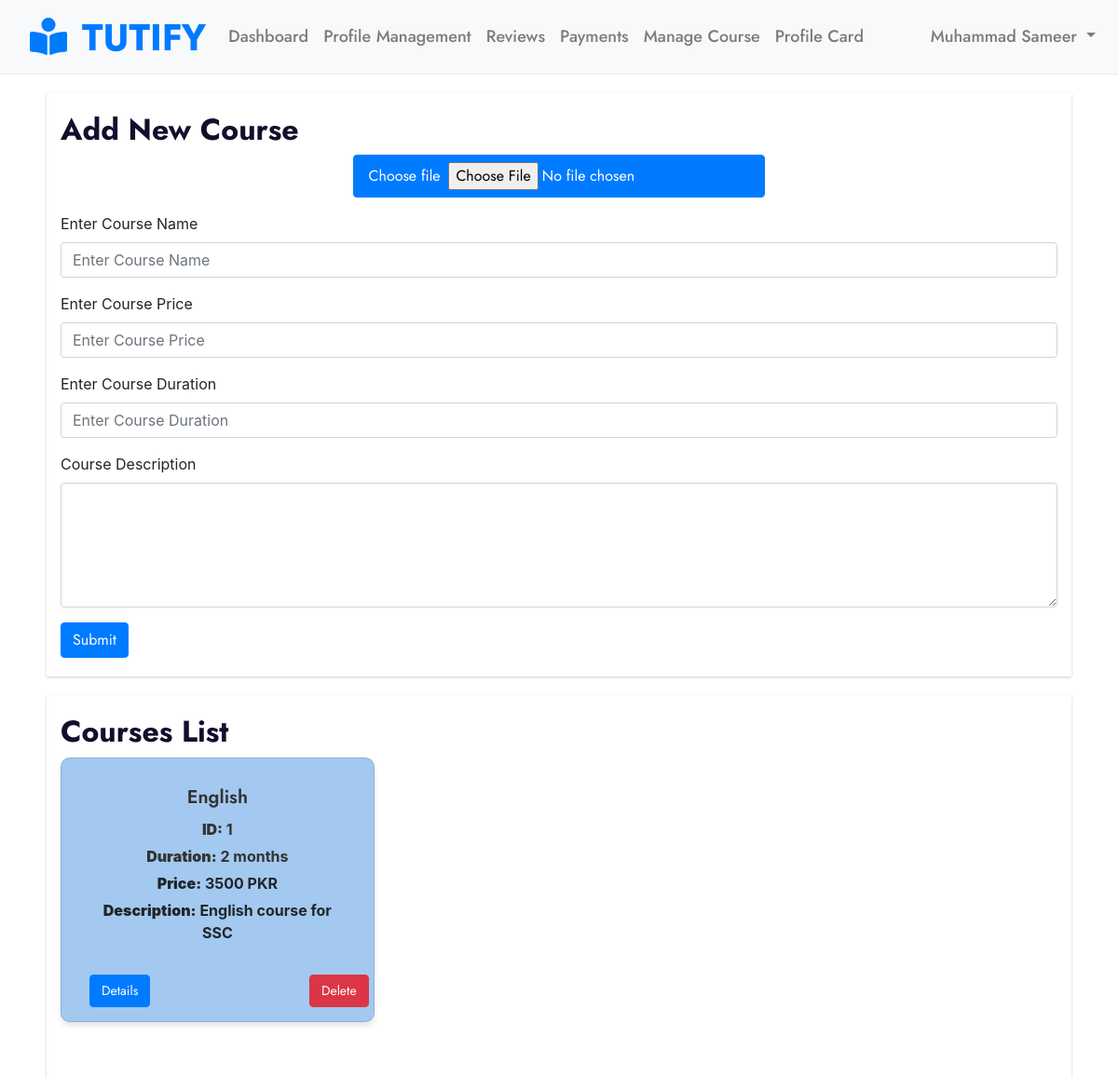
Before: /tutor/addcourse.php (signed in) with the older database file.
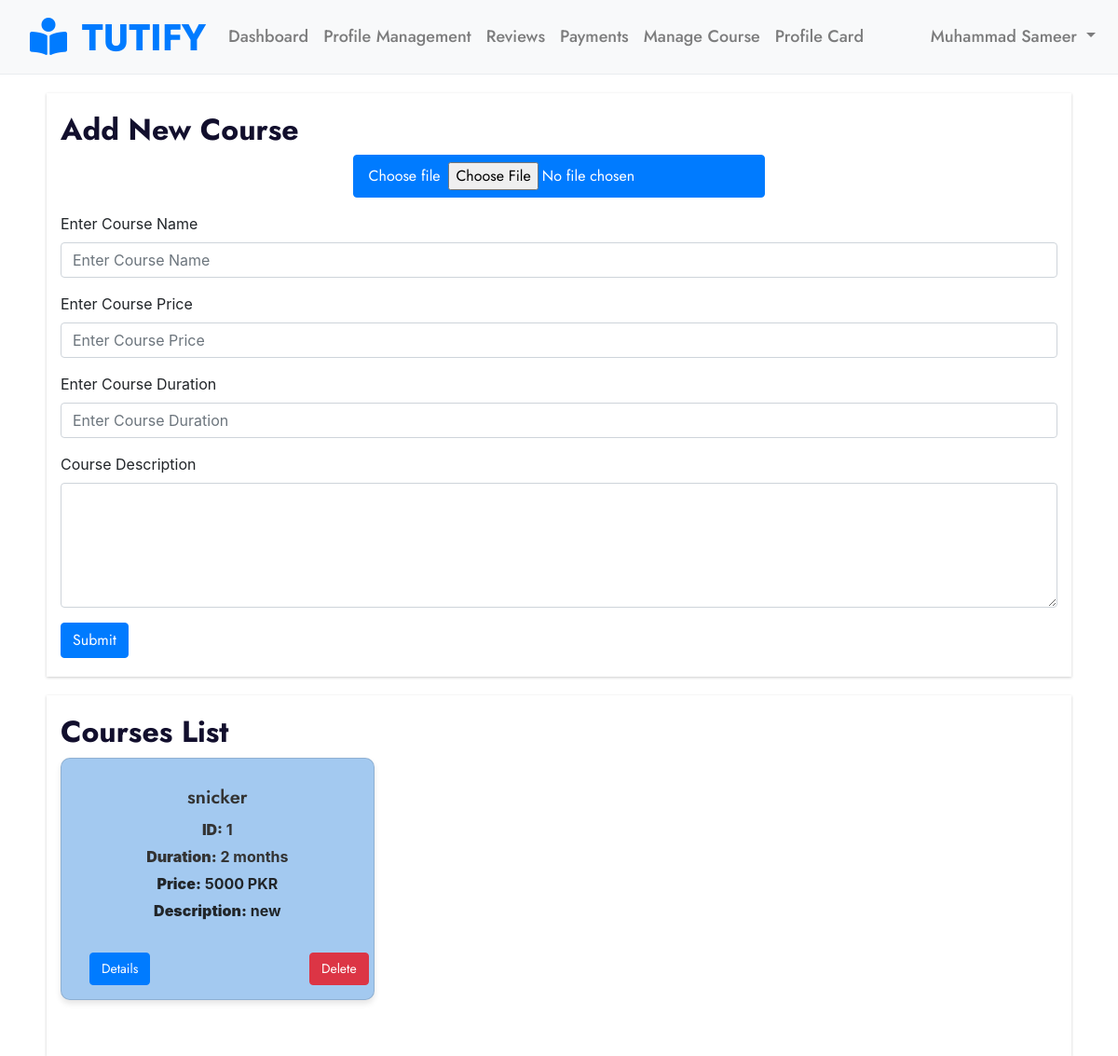
After: the same page with the newer database file.
### tables this page shows
CREATE TABLE `course` (
  `course_name` varchar(255) NOT NULL,
  `course_id` int(255) NOT NULL,
  `course_intsructor` varchar(255) NOT NULL,
  `course_duration` varchar(255) NOT NULL,
  `course_price` int(255) NOT NULL,
  `course_description` varchar(255) NOT NULL,
  `instructor_id` int(255) NOT NULL,
  `course_image` varchar(255) NOT NULL
);

### tutor/addcourse.php (the view, shortened to what this page needs)
<!DOCTYPE html>
<html lang="en">
<head>
  <link rel="stylesheet" href="../css/addcourse.css">
</head>
<?php
 $user=$_SESSION['user_name'];
?>
<body>
  <?php include('./t_head.php'); ?>
  <?php include('./t_header.php'); ?>
  <div class="container col-md-11">
    <h2 >Add New Course</h2>
    <form action="addcourse.php" method="POST" enctype="multipart/form-data">
      <div class="form-group">
        <div class="d-flex justify-content-center">
          <div class="btn btn-primary btn-rounded">
            <label class="form-label text-white m-1" for="customFile1">Choose file</label>
            <input type="file" name="file" />
          </div>
        </div>
      </div>
      <div class="form-group">
        <label for="coursename">Enter Course Name</label>
        <input type="text" class="form-control" id="coursename" placeholder="Enter Course Name" name="coursename">
      </div>
      <div class="form-group">
        <label for="courseprice">Enter Course Price</label>
        <input type="text" class="form-control" id="courseprice" placeholder="Enter Course Price" name="courseprice" required>
      </div>
      <div class="form-group">
        <label for="courseduration">Enter Course Duration</label>
        <input type="text" class="form-control" id="courseduration" placeholder="Enter Course Duration" name="courseduration" required>
      </div>
      <div class="form-group">
        <label for="coursedescription">Course Description</label>
        <textarea class="form-control" id="coursedescription" rows="5" name="coursedescription" required ></textarea>
      </div>
      <button class="btn btn-primary" type="submit" name="submit" value="submit">Submit</button>
    </form>
  </div>
  <div class="container col-md-11">
  <h2>Courses List</h2>
  <div class="row">
    <?php
    include('../dbcon.php');
    $query = "SELECT * FROM course WHERE course_intsructor='$user'";
    $query_run = mysqli_query($con, $query);
    $course = mysqli_num_rows($query_run);
    if ($course > 0) {
      while ($row = mysqli_fetch_array($query_run)) {
    ?>
        <div class="col-md-4">
          <div class="card" style="background-color: #a3c9f0; border-radius: 10px; box-shadow: 0 4px 6px rgba(0, 0, 0, 0.1); margin-bottom: 40px; position: relative;">
            <div class="card-body">
              <h4 class="card-title" style="color: #333; font-size: 20px; font-weight: bold; margin-bottom: 10px;"><?php echo $row['course_name']; ?></h4>
              <p class="card-title" style="font-size: 16px; margin-bottom: 5px;"><b>ID:</b> <?php echo $row['course_id']; ?></p>
              <p class="card-title" style="font-size: 16px; margin-bottom: 5px;"><b>Duration:</b> <?php echo $row['course_duration']; ?></p>
              <p class="card-text" style="font-size: 16px; margin-bottom: 5px;"><b>Price:</b> <?php echo $row['course_price']; ?> PKR</p>
              <p class="card-text" style="font-size: 16px;"><b>Description:</b> <?php echo $row['course_description']; ?></p>
              <div class="btn-group" role="group" aria-label="Actions" style="position: absolute; bottom: 0; left: 3; margin-bottom: 15px;">
                <a href="course_content.php?course_id=<?php echo $row['course_id']; ?>" class="btn btn-primary" style="font-size: 14px;">Details</a>
              </div>
              <br><br>
              <div class="btn-group" role="group" aria-label="Actions" style="position: absolute; bottom: 0; right: 5px; margin-bottom: 15px;">
                <form action="delete_course.php" method="post">
                  <button type="submit" class="btn btn-danger" style="font-size: 14px;">Delete</button>
                </form>
              </div>
            </div>
          </div>
        </div>
    <?php
      }
    }
    ?>
  </div>
</div>
</body>
</html>

Changed rows visible on the page:
changed course id 1: course_name "English" → "snicker"; course_price "3500" → "5000"; course_description "English course for SSC" → "new"
